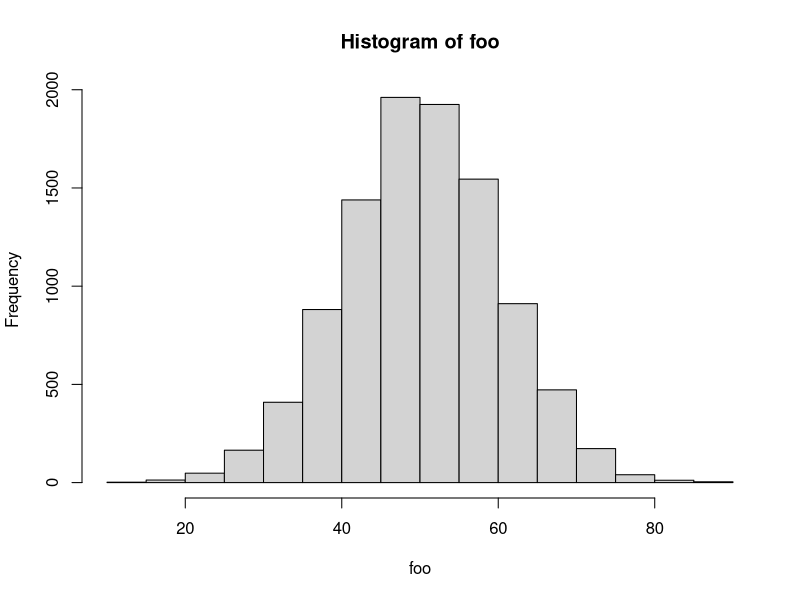
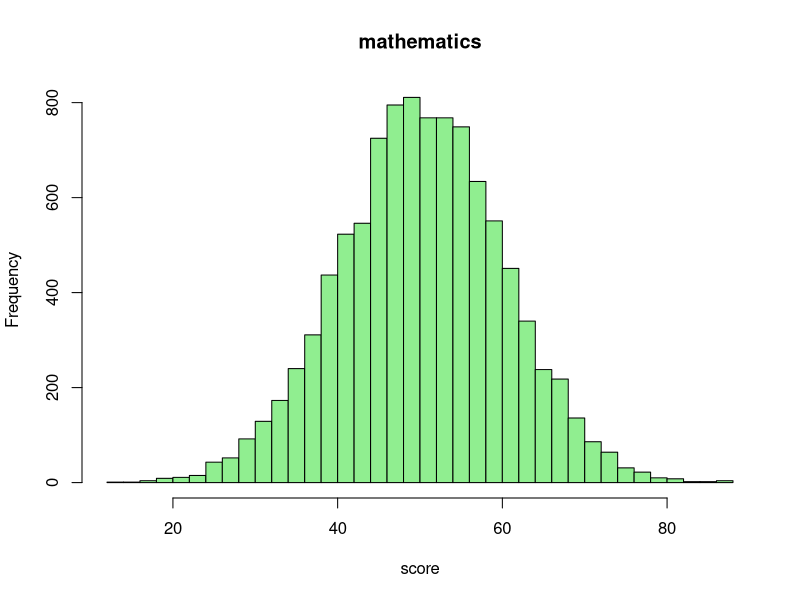

R code for these plots, in order: (Note: this script raises an error after producing the figures.)
### 第03回 練習問題解答例

### R言語における関数で用いた例

sin(x = pi/2) # "引数名 = 値" で指定 
sin(pi/2) # 上と同値 (引数と値の関係が明かなら引数名は省略可能)

help(log) # ヘルプを表示して使い方を確認する
x <- 16; b <- 2 # xやbに適当な数値を代入する．複数コマンドは ; で区切る
log(x=x, base=b) # 底をbとする対数
log(x, b) # 上と同値
log(base=b, x=x) # 上と同値
log(b,x) # 上と異なる (=log(x=b,base=x))
log(x) # 自然対数 (既定値による計算 =log(x,base=exp(1)))

## 正規乱数を生成する関数
help(rnorm) # Help Pane から指定しても良い
## ヒストグラムを表示する関数
?hist

rnorm(7) # 平均0 分散1 の正規乱数を7個生成
rnorm(7, mean=10) # 平均10 分散1 の正規乱数を7個生成
rnorm(sd=0.1, n=7) # 平均0 分散0.01 の正規乱数を7個生成
rnorm(n=7, mean=2, sd=2) # 平均2 分散4 の正規乱数を7個生成

foo <- rnorm(n=10000, mean=50, sd=10) # 平均50 標準偏差10 の正規乱数
hist(foo) # データ以外全て既定値で表示
hist(foo, # 既定値のいくつかを変更する
     breaks=30, # ビンを30程度に調整する
     col="lightgreen", # 色の指定
     main="mathematics", # タイトルの指定
     xlab="score") # x軸ラベルの指定
## Plots Pane に着目

### 練習問題 関数の使い方
## sample を調べる
help(sample)
## サイコロを1回振る試行
sample(x=1:6, size=1)
## サイコロを10回振る試行
sample(x=1:6, size=10) # エラーになる
sample(x=1:6, size=10, replace=TRUE)
## 1が他の目の3倍出易いサイコロ
sample(1:6, 10, replace=TRUE, prob=c(3,rep(1,5))) # 引数の一部を省略
## 1から6をランダムに並べ替える
sample(1:6, 6) # 既定値ではreplaceしない(復元抽出)ので並べ替えになる

### 関数の定義で用いた例

foo <- function(r){
  V <- (4/3) * pi * r^3 # 球の体積
  S <- 4 * pi * r^2     # 球の表面積
  out <- c(V,S) # 返り値のベクトルを作る
  names(out) <- c("volume", "area") # 返り値の要素に名前を付ける
  return(out) # 値を返す
}
foo(r=2) # 実行
foo(3)

bar <- function(a, r, n=5){
  out <- a*r^(1:n-1)
  return(out) # 値を返す
}
bar(1,2) # 初項1 公比2 の最初の5項
bar(1,2,10) # 初項1 公比2 の最初の10項
bar(n=10,1,2) # 変数名を指定すると引数の位置を変えることができる
bar(r=0.5,n=10,a=512) # 同上

### 例題 三角形の面積を計算する関数

myHeron <- function(x,y,z){ # 関数名は上書きされるので独特の名前にするのがお薦め
  s <- (x+y+z)/2 # 補助変数 s の計算
  S <- sqrt(s*(s-x)*(s-y)*(s-z)) # ヘロンの公式による面積の計算
  return(S) # 面積を返す
}
myHeron(3,4,5) # よく知られた直角三角形を使って計算結果を確認する
myHeron(12,13,5)

### 練習問題 自作関数の定義
## 和 (summation) を計算する関数
mySum <- function(n){
  out <- sum(1:n) # 1からnまでの整数を生成して和を求める
  return(out)
}
mySum(10) # 1から10までの和は?
## 別解
mySum2 <- function(n){
  out <- n*(n+1)/2 # 等差数列の和を利用した場合
  return(out)
}
mySum2(10)
## 階乗 (factorial) を計算する関数
myFact <- function(n){
  out <- prod(1:n) # 1からnまでの整数を生成して積を求める
  return(out)
}
myFact(5) # 5! は?

### 制御構造で用いた例

if(20210423 %% 19 == 0) {# %% は余りを計算
  print("割り切れます") 
  print(20210423 %/% 19) # 商を表示
} else { # {}で囲まれたブロックが1つのプログラム
  print("割り切れません")
  print(20210423 %% 19) # 余りを表示
}

print(LETTERS) # LETTERS ベクトルの内容を表示
for(i in c(20,15,11,25,15)) {
  print(LETTERS[i]) # 順番に表示
}

n <- 20210423 # 分解の対象．2*2*3*19/myFact(5) なども試してみよ
p <- 2 # 最初に調べる数
while(n != 1){ # 商(for文の中で計算している)が1になるまで計算する
  if(n%%p == 0) { # 余りが0か確認
    print(p) # 割り切った数を表示
    n <- n/p # 商を計算して分解の対象を更新
  } else {
    p <- p+1 # 割り切れない場合は次の数を調べる
  } # 更新される p は素数とは限らないが，上手く動く理由は考えてみよ
}

### 例題 nの階乗を求める関数 (for文)

myFact1 <- function(n){
  val <- 1 # 初期値の代入
  for(i in 1:n){ # 1からnまで順に掛ける
    val <- val*i
  }
  return(val) # 計算結果を返す
}
myFact1(4) # 正しい
myFact1(3) # 正しい
myFact1(2) # 正しい
myFact1(1) # 正しい
myFact1(0) # 間違い (0!=1)

myFact2 <- function(n){
  if(n==0){ # n=0 か確認して分岐する
    return(1)
  } else {
    val <- 1
    for(i in 1:n){ 
      val <- val*i
    }
    return(val)
  }
}
myFact2(4) # 正しい
myFact2(3) # 正しい
myFact2(2) # 正しい
myFact2(1) # 正しい
myFact2(0) # 正しい

myFact3 <- function(n){
  val <- 1 # 初期値の代入
  while(n>0){ # nから1まで順に掛ける．nが0なら計算しない
    val <- val*n
    n <- n-1
  }
  return(val)
}
myFact3(4) # 正しい
myFact3(3) # 正しい
myFact3(2) # 正しい
myFact3(1) # 正しい
myFact3(0) # 正しい

### 練習問題 制御構造
## Fibonacci 数を返す関数
myFibo <- function(n){
  f0 <- 0 # 第0項の設定
  f1 <- 1 # 第1項の設定
  if(n<0) {
    print("計算できません")
    return(NA) # 欠損値を返す
  }
  if(n==0) { # n=0の場合
    return(f0)
  }
  if(n==1) { # n=1の場合
    return(f1)
  }
  for(i in 2:n) { # n>=2の場合
    fn <- f1 + f0 # fn = fn-1 + fn-2 の計算
    f0 <- f1 # fn-2 の値の更新
    f1 <- fn # fn-1 の値の更新
  }
  return(fn) # 計算結果を返す
}
## Fibonacci 数を6項目まで計算
c(myFibo(1),myFibo(2),myFibo(3),myFibo(4),myFibo(5),myFibo(6))
## 同じ関数に別の値を入れて計算する方法はいくつか用意されている
sapply(1:30, myFibo)

## 行列の列の平均を計算する関数
myColAve <- function(X) {
  ave <- rep(0,length=ncol(X)) # 平均を記録するベクトルを用意
  for(i in 1:ncol(X)){ # 列ごとに計算
    ave[i] <- sum(X[,i])/nrow(X) # 平均の定義に従って計算
    ## ave[i] <- mean(X[,i]) # 平均を計算する関数を用いても良い
  }
  return(ave)
}
(A <- matrix(1:12,3,4,byrow=TRUE))
myColAve(A) # 正しい答えを返す
(x <- 1:12)
myColAve(x) # うまく動かない

## ベクトルと行列を扱えるように修正
myColAve <- function(X){ 
  if(is.vector(X)){ # ベクトルとそれ以外の場合分け
    ave <- mean(X)
  } else { # ベクトル以外は行列と想定して計算
    ave <- rep(0,length=ncol(X))
    for(i in 1:ncol(X)){
      ave[i] <- mean(X[,i])
    }
  }
  return(ave)
}
myColAve(A)
myColAve(x) # 正しい答えを返す
##
